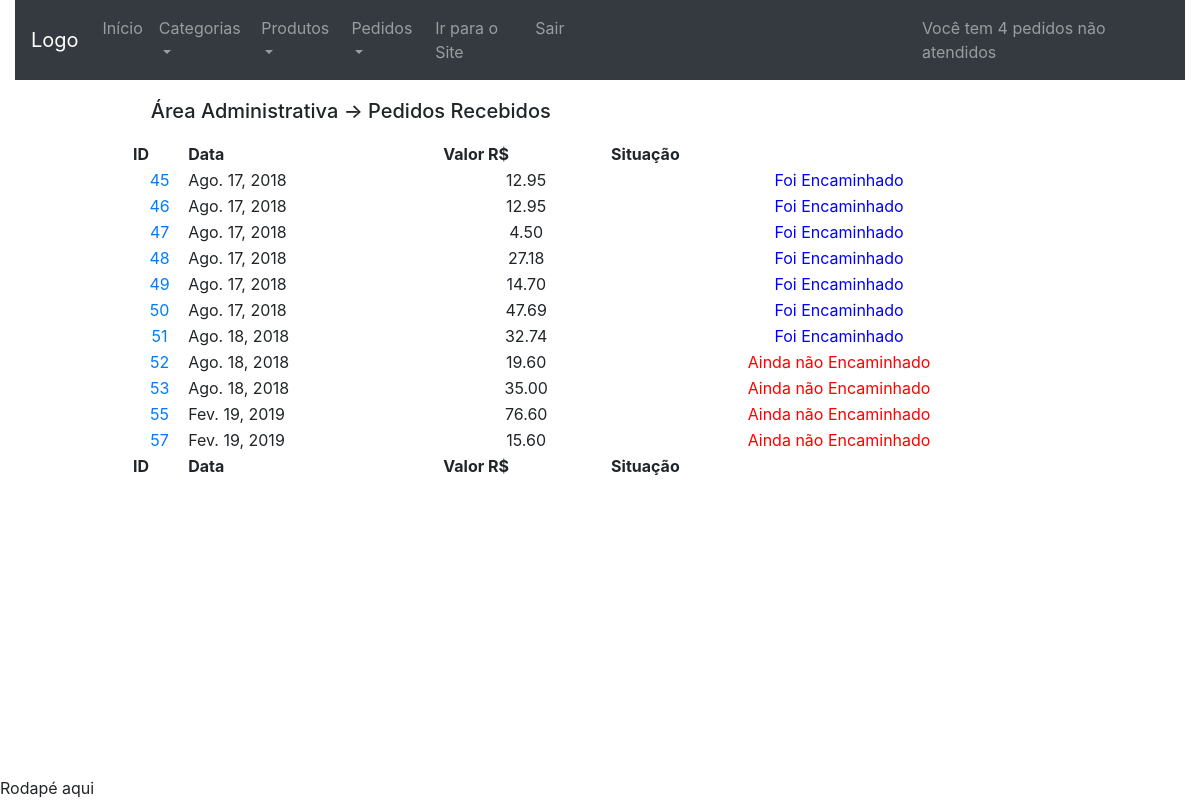
The app's page /area_administrativa/ (signed in), older data.
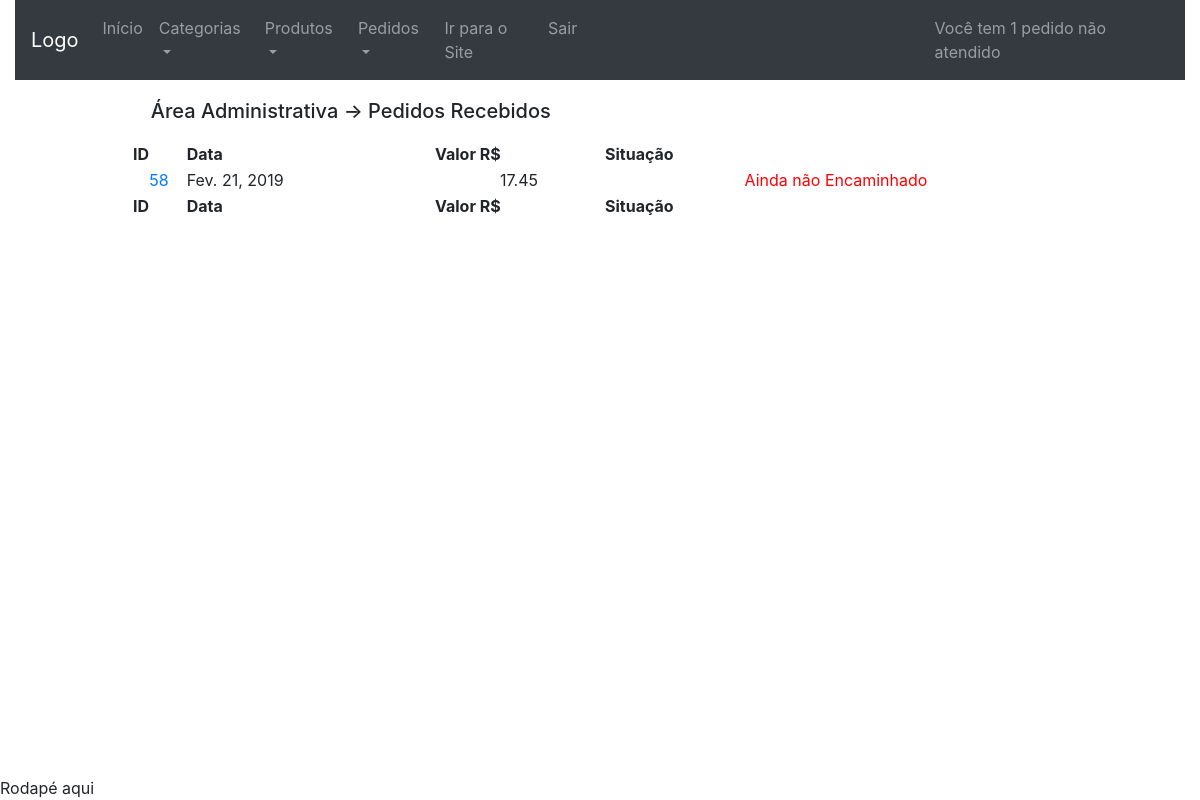
The same page, newer data.
### checkout/models.py (models this page shows, shortened)
class Order(models.Model):
	date = models.DateField(default=date.today, editable=False)
	value = models.DecimalField('Valor R$', max_digits=10,
		decimal_places=2, default=0)
	user = models.ForeignKey(User, on_delete=models.CASCADE,
		null=True, blank=True)
	delivery_address_is_the_same = models.BooleanField(
		verbose_name='Entregar no endereço cadastrado',
		default=True,
		blank=True)
	logradouro = models.CharField('Rua/Avenida', max_length=100,
		null=True, blank=True, default='')
	numero = models.CharField('Número', max_length=100,
		null=True, blank=True, default='')
	cep = models.CharField('CEP', max_length=10, null=True,
		blank=True, default='')
	complemento = models.CharField('Complamento', max_length=100,
		null=True, blank=True, default='')
	bairro = models.CharField('Bairro', max_length=100, null=True,
		blank=True, default='')
	cidade = models.CharField('Cidade', max_length=100, null=True,
		blank=True, default='')
	estado = models.CharField('Estado', max_length=100, null=True,
		blank=True, default='')
	transaction_id = models.CharField('ID da transação', max_length=100,
		null=True, blank=True)
	status_order = models.CharField('Status do Pedido', max_length=10,
		choices=STATUS_ORDER, default='A')
	status_pg = models.CharField('Status PagSeguro', max_length=10,
		choices=STATUS_PAGSEGURO, null=True, blank=True)
	sended = models.BooleanField(
		verbose_name='Enviado',
		default=False,
		blank=True)
	forwarded = models.BooleanField(
		verbose_name='Encaminhado',
		default=False,
		blank=True)
	money = models.DecimalField('Dinheiro R$', max_digits=10,
		decimal_places=2, default=0)
	class Meta:
		verbose_name = 'Pedido'
		verbose_name_plural = 'Pedidos'
		ordering = ['date']
	objects = models.Manager() # The default manager.
	orderManager = OrderManager()
	@staticmethod
	def getNoForwardeds(ordersSendeds):
		total = 0
		for order in ordersSendeds:
			if order.forwarded == False:
				total = total + 1
		return total

### dashboard_admin/views.py (the view)
# urls.py: path('', views.index, name='index'),
@login_required
def index(request):
	ordersSendeds = noForwardedsInfo(request)
	user = User.objects.get(id=request.user.id)
	context = {
		'orders': ordersSendeds,
	}
	if user.is_staff:
		return render(request, 'dashboard_admin/index.html',
			context)
	else:
		return HttpResponse('Acesso não permitido!')

### dashboard_admin/templatetags/da_tags.py (called while the page is built)
@register.simple_tag
def forwarded(value):
	if value:
		return 'Foi Encaminhado'
	else:
		return 'Ainda não Encaminhado'

### dashboard_admin/views.py (called while the page is built)
def noForwardedsInfo(request):
	ordersSendeds = Order.objects.filter(sended=True)
	request.session['no_forwarded'] = Order.getNoForwardeds(ordersSendeds)
	return ordersSendeds

### dashboard_admin/templates/dashboard_admin/index.html (shortened to what this page needs)
{% extends 'dashboard_admin/base.html' %}
{% load widget_tweaks %}
{% load da_tags %}
{% block conteudo %}
<div class="panel panel-default table-two-column panel-large">
	{% block dashboard_title %}
	<div class="panel-heading" style="margin: 2%;">
		<h5>Área Administrativa -> Pedidos Recebidos </h5>
	</div>
	{% endblock %}
	<div class="panel-body">
		<table id="table" class="display" cellspacing="0"
		        width="100%">
		    <thead>
		      <tr>
		        <th>ID</th>
		        <th>Data</th>
		        <th>Valor R$</th>
		        <th>Situação</th>
		      </tr>
		    </thead>
		    <tfoot>
		      <tr>
		      	<th>ID</th>
		        <th>Data</th>
		        <th>Valor R$</th>
		        <th>Situação</th>
		      </tr>
		    </tfoot>
		    <tbody>
				{% for order in orders %}
				<tr>
					<td style="text-align: center;">
						<a href="{% url 'dashboard_admin:order_datail' order.id %}"
						title="Detalhes">
					  	{{ order.id }}
						</a>
					</td>
					<td>
						{{ order.date }}
					</td>
					<td style="text-align: center;">
						{{ order.value }}
					</td>
					<td style="text-align: center;
					{% if order.forwarded %}
						color: blue
					{% else %}
						color: red
					{% endif %} ">
					{% forwarded order.forwarded %}
					</td>
				</tr>
				{% endfor %}
		    </tbody>
		</table>
	</div>
</div>
{% endblock %}

### dashboard_admin/templates/dashboard_admin/base.html (shortened to what this page needs)
{% load static %}
<!DOCTYPE html>
<html lang="pt-br">
<head>
	<link rel="stylesheet"
	href="{% static 'dashboard_admin/css/bootstrap.min.css' %}">
	<link rel="stylesheet" type="text/css"
	href="{% static 'dashboard_admin/css/extra.css' %}">
	<link href="{% static 'dashboard_admin/css/fontello.css' %}"
	rel="stylesheet" style="text.css">
	<link rel="stylesheet"
	href="{% static 'dashboard_admin/media/css/jquery.dataTables.css' %}">
</head>
<body onload="JavaScript:timedRefresh(60000);">
	<div class="container-fluid">
	{% block menu %}
	<nav class="navbar navbar-expand-sm bg-dark navbar-dark">
		<a class="navbar-brand" href="#">Logo</a>
		<ul class="navbar-nav">
			<li class="nav-item">
				<a class="nav-link" href="{% url 'dashboard_admin:index' %}">
					Início
				</a>
			</li>
			<li class="nav-item dropdown">
				<a class="nav-link dropdown-toggle" href="#" id="navbardrop"
				data-toggle="dropdown">
				Categorias
				</a>
			</li>
			<li class="nav-item dropdown">
				<a class="nav-link dropdown-toggle" href="#" id="navbardrop"
				data-toggle="dropdown">
				Produtos
				</a>
			</li>
			<li class="nav-item dropdown">
				<a class="nav-link dropdown-toggle" href="#" id="navbardrop"
				data-toggle="dropdown">
				Pedidos
				</a>
			</li>
			<li class="nav-item">
				<a class="nav-link" href="{% url 'core:index' %}">
					Ir para o Site
				</a>
			</li>
			<li class="nav-item">
				<a class="nav-link" href="{% url 'logout' %}">Sair</a>
			</li>
		</ul>
		{% if request.session.no_forwarded %}
		<ul class="navbar-nav" style="margin-left: 30%">
			<li class="nav-item">
				<a class="nav-link"
				href="{% url 'dashboard_admin:no_forwarded' %}">
					Você tem
					{{ request.session.no_forwarded }} pedido{% if request.session.no_forwarded > 1 %}s{% endif %}
					não atendido{% if request.session.no_forwarded > 1 %}s{% endif %}
				</a>
			</li>
		</ul>
		{% endif %}
	</nav>
	{% endblock %}
	{% block conteudo %}{% endblock %}
	{% block rodape %}
	<footer class="fixed-bottom">
		Rodapé aqui
	</footer>
	{% endblock %}
	</div>
</body>
</html>

### dashboard_admin/static/dashboard_admin/css/extra.css (style rules this page uses)
.panel-large { width: 80%; margin: auto; }

Row changes from the older to the newer data that the page shows:
removed Order: id "45", date "Ago. 17, 2018", value "12.95", forwarded "Foi Encaminhado"
removed Order: id "46", date "Ago. 17, 2018", value "12.95", forwarded "Foi Encaminhado"
removed Order: id "47", date "Ago. 17, 2018", value "4.50", forwarded "Foi Encaminhado"
removed Order: id "48", date "Ago. 17, 2018", value "27.18", forwarded "Foi Encaminhado"
removed Order: id "49", date "Ago. 17, 2018", value "14.70", forwarded "Foi Encaminhado"
removed Order: id "50", date "Ago. 17, 2018", value "47.69", forwarded "Foi Encaminhado"
removed Order: id "51", date "Ago. 18, 2018", value "32.74", forwarded "Foi Encaminhado"
removed Order: id "52", date "Ago. 18, 2018", value "19.60", forwarded "Ainda não Encaminhado"
removed Order: id "53", date "Ago. 18, 2018", value "35.00", forwarded "Ainda não Encaminhado"
removed Order: id "55", date "Fev. 19, 2019", value "76.60", forwarded "Ainda não Encaminhado"
removed Order: id "57", date "Fev. 19, 2019", value "15.60", forwarded "Ainda não Encaminhado"
added Order: id "58", date "Fev. 21, 2019", value "17.45", forwarded "Ainda não Encaminhado"
Text that changed along with them:
{{ request.session.no_forwarded }}: "4" → "1"
text no longer shown: "s s"
